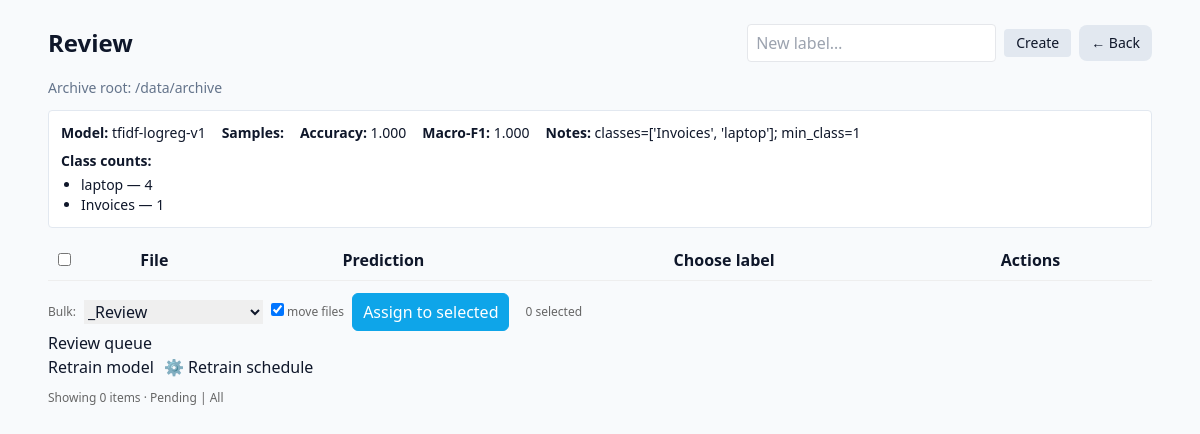
Screenshot of /review with the database file from the repository.
### tables this page shows
CREATE TABLE ml_models (
  id         INTEGER PRIMARY KEY,
  version    TEXT NOT NULL,
  path       TEXT NOT NULL,
  trained_at TIMESTAMP DEFAULT CURRENT_TIMESTAMP,
  accuracy   REAL,
  macro_f1   REAL,
  notes      TEXT
);

### nas_file_organizer/web/review_router.py (the view)
@router.get("", response_class=HTMLResponse, name="review_page")  # -> GET /review
def review_page(request: Request, only_pending: int = 1):
    sql = """
      SELECT s.file_hash, s.path, s.text, s.predicted_label, s.confidence,
             (SELECT label FROM ml_labels WHERE file_hash = s.file_hash) AS gold_label
      FROM ml_samples AS s
      ORDER BY s.created_at DESC LIMIT 100
    """
    with db() as con:
        rows = con.execute(sql).fetchall()
    if only_pending:
        rows = [r for r in rows if r["gold_label"] is None]
    return templates.TemplateResponse("review.html", {
        "request": request,
        "rows": rows,
        "labels": _labels(),
        "archive_root": ARCHIVE_ROOT,
        "metrics": latest_metrics(),
        "class_counts": per_class_counts(),
    })

### templates/review.html (shortened to what this page needs)
<!doctype html>
<html>
<head>
  <script src="https://cdn.tailwindcss.com"></script>
</head>
<body class="bg-slate-50 text-slate-900">
  <div class="max-w-6xl mx-auto p-6">
    <div class="flex items-center justify-between mb-4">
      <h1 class="text-2xl font-bold">Review</h1>
      <div class="flex items-center gap-2">
        <form method="post" action="/review/labels/new" class="flex items-center gap-2">
          <input type="text" name="name" placeholder="New label…" class="px-2 py-1 border rounded">
          <button class="px-3 py-1 rounded bg-slate-200 hover:bg-slate-300 text-sm" type="submit">Create</button>
        </form>
        <a href="/" class="px-3 py-2 rounded-lg bg-slate-200 hover:bg-slate-300 text-sm">← Back</a>
      </div>
    </div>
    <p class="text-slate-500 text-sm mb-3">Archive root: {{ archive_root }}</p>
{% if metrics %}
<div class="bg-white rounded border border-slate-200 p-3 mb-3">
  <div class="flex flex-wrap gap-4 items-baseline text-sm">
    <div><span class="font-semibold">Model:</span> {{ metrics.version }}</div>
    {% if metrics.samples is not none %}<div><span class="font-semibold">Samples:</span> {{ metrics.samples }}</div>{% endif %}
    <div><span class="font-semibold">Accuracy:</span>
      {% if metrics.accuracy is not none %}{{ '%.3f'|format(metrics.accuracy) }}{% else %}n/a{% endif %}
    </div>
    <div><span class="font-semibold">Macro-F1:</span>
      {% if metrics.macro_f1 is not none %}{{ '%.3f'|format(metrics.macro_f1) }}{% else %}n/a{% endif %}
    </div>
    {% if metrics.notes %}<div><span class="font-semibold">Notes:</span> {{ metrics.notes }}</div>{% endif %}
  </div>
  {% if class_counts and class_counts|length > 0 %}
  <div class="mt-2 text-sm">
    <span class="font-semibold">Class counts:</span>
    <ul class="list-disc ml-5 mt-1">
      {% for label, n in class_counts[:8] %}
      <li>{{ label }} — {{ n }}</li>
      {% endfor %}
    </ul>
  </div>
  {% endif %}
</div>
{% endif %}
    <table>
      <thead>
        <tr>
          <th style="width:2%"><input type="checkbox" id="checkAll"/></th>
          <th>File</th>
          <th>Prediction</th>
          <th>Choose label</th>
          <th class="actions">Actions</th>
        </tr>
      </thead>
    </table>
    <form method="post" action="/review/bulk" id="bulkForm" style="margin-top:12px; display:flex; gap:8px; align-items:center;">
      <span class="muted">Bulk:</span>
      <select name="corrected_label">
        <option value="_Review">_Review</option>
      </select>
      <label class="muted"><input type="checkbox" name="move_file" value="1" checked/> move files</label>
      <button class="btn primary" type="submit">Assign to selected</button>
      <span id="selCount" class="muted" style="margin-left:8px;">0 selected</span>
    </form>
    <div class="top">
  <h2>Review queue</h2>
  <div style="display:flex; gap:10px; align-items:center">
    <form method="post" action="/review/retrain">
      <button class="primary" type="submit">Retrain model</button>
    </form>
    <a href="/settings/schedule">
      <button type="button">⚙️ Retrain schedule</button>
    </a>
  </div>
</div>
    <div class="row muted" style="margin-top:10px;">
      Showing {{ rows|length }} items ·
      <a href="/review?only_pending=1">Pending</a> |
      <a href="/review?only_pending=0">All</a>
    </div>
  </div>
</body>
</html>

### templates/review.html (style rules this page uses)
table { width: 100%; border-collapse: collapse; }
th, td { padding: 8px 10px; border-bottom: 1px solid #eee; vertical-align: top; }
.muted { color: #666; font-size: 12px; }
.actions { white-space: nowrap; }
.btn { padding: 6px 10px; border: 1px solid #ddd; border-radius: 6px; background: #fafafa; cursor: pointer; }
.btn.primary { background: #0ea5e9; color: white; border-color: #0ea5e9; }
select, input[type=text] { padding: 6px 8px; }

### rows the page displays
ml_models: version "tfidf-logreg-v1", accuracy "1.000", macro_f1 "1.000", notes "classes=['Invoices', 'laptop']; min_class=1"

### other values shown
{{ archive_root }} "/data/archive"
{{ label }} "laptop" "Invoices"
{{ n }} "4" "1"
{{ rows|length }} "0"
